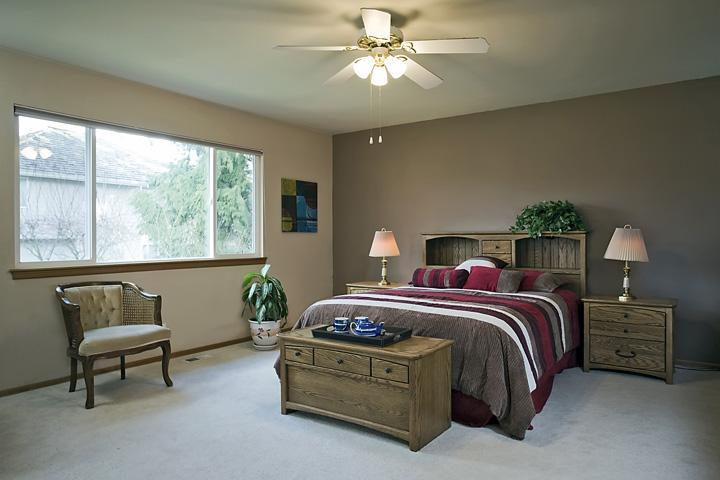
#> input picture retrieval/ADE_train_00000278.jpg, 720 x 480 px
$ python sift.py
#> lines starting #> are read from the running program, lines starting #| are printed output that depends on the picture
### retrieval/query_expansion_transformations.py
import cv2
import numpy as np


class QueryTransformer():
    def __init__(self):
        pass

    def rotate_image(self, image, rotation_angle=0):
        image_center = tuple(np.array(image.shape[1::-1]) / 2)
        rot_mat = cv2.getRotationMatrix2D(image_center, rotation_angle, 1.0)
        result = cv2.warpAffine(image, rot_mat, image.shape[1::-1], flags=cv2.INTER_LINEAR)
        return result

    def flip_image(self, image, flip_code):
        # flip_code: 0=flip_vertical, 1=flip_horizontal, -1=flip_both
        flipped_img = cv2.flip(image, flip_code)
        return flipped_img

    def scale_img(self, image, scale_factor):
        H = image.shape[0]
        W = image.shape[1]
        dim = ((int)(W * scale_factor), (int)(H * scale_factor))
        resized_img = cv2.resize(image, dim, interpolation=cv2.INTER_AREA)
        return resized_img

    # applying grabcut on the image
    # [8 lines left out: function extract_query_foreground, not called in this run]

### retrieval/sift.py
import cv2 as cv
import numpy as np
from matplotlib import pyplot as plt
import os
import json
from retrieval.query_expansion_transformations import QueryTransformer

class Retrieval_sift():
    def __init__(self, dataset_path = 'kaggle_dataset_folder_jpg', grabcut_path = 'grabcut_kaggle_dataset_folder', ann_path = 'Annotations_Kaggle.json'):
        self.dataset_path = dataset_path
        self.grabcut_path = grabcut_path
        self.ann_path = ann_path

    #preparazione immagine sui cui fare retrieval
    def load_image(self, box, img):
#> called with img = 'ADE_train_00000278.jpg'
        image = cv.imread(img)
#> image is the input picture: shape (480, 720, 3); mean B, G, R 111.1, 122.3, 123.8
        x, y, width, height = int(box[0]), int(box[1]), int(box[2]) - int(box[0]), int(box[3]) - int(box[1])
        rect = (x, y, width, height)
        mask = np.zeros(image.shape[:2], np.uint8)
        bgdModel = np.zeros((1, 65), np.float64)
        fgdModel = np.zeros((1, 65), np.float64)
        cv.grabCut(image, mask, rect, bgdModel, fgdModel, 5, cv.GC_INIT_WITH_RECT)
        mask2 = np.where((mask == 2) | (mask == 0), 0, 1).astype('uint8')
        image = image * mask2[:, :, np.newaxis]
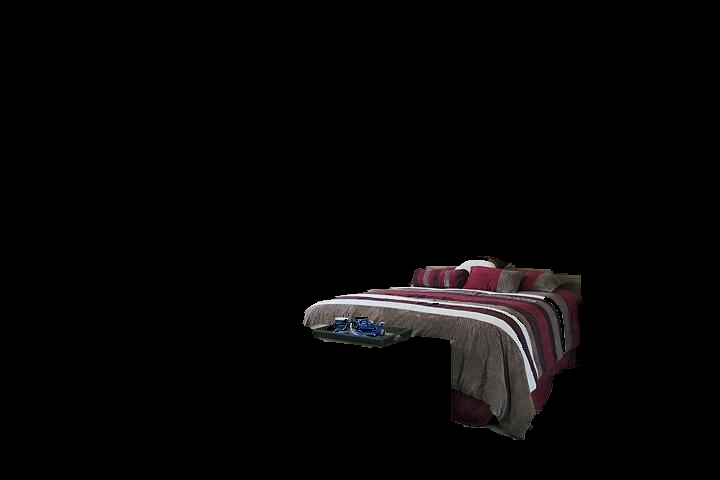
#> image: shape (480, 720, 3); mean B, G, R 5.8, 5.6, 6.6
        crop_img = image[y:y + height, x:x + width]
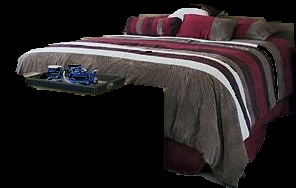
#> crop_img: shape (188, 296, 3); mean B, G, R 35.9, 34.9, 40.8
        plt.imshow(crop_img), plt.colorbar(), plt.show()
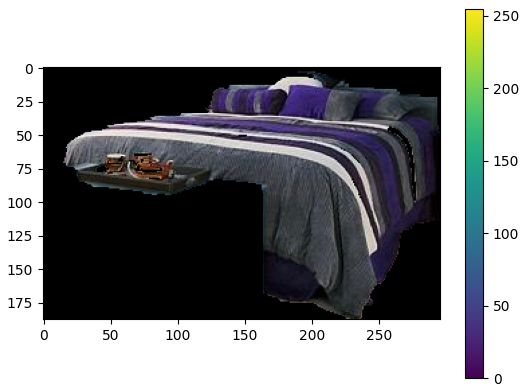
#> figure drawn by matplotlib, 2 panels; B, G, R data is drawn as R, G, B

        return crop_img

    #function which implements the retrieval
    def retrieval(self, image, label):

        gs = QueryTransformer()

        obj_list = []
        num_good = []

        #applying geometric transformation to the image
        transformed = []
        transformed.append(image)
        transformed.append(gs.flip_image(image, 1))
#> in flip_image, `flipped_img = cv2.flip(image, flip_code)`:
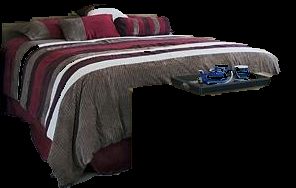
#> flipped_img: shape (188, 296, 3); mean B, G, R 35.9, 34.9, 40.8
        transformed.append(gs.rotate_image(image, 10))
#> in rotate_image, `result = cv2.warpAffine(image, rot_mat, image.shape[1::-1], flags=cv2...`:
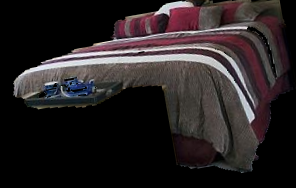
#> result: shape (188, 296, 3); mean B, G, R 35.9, 34.8, 40.7
        transformed.append(gs.rotate_image(image, -10))
#> call 2 of rotate_image, with rotation_angle = -10
#> in rotate_image (call 2), `result = cv2.warpAffine(image, rot_mat, image.shape[1::-1], flags=cv2...`:
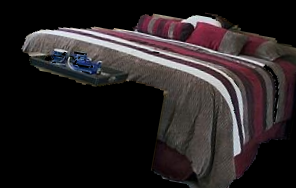
#> result: shape (188, 296, 3); mean B, G, R 35.5, 34.5, 40.3
        transformed.append(gs.scale_img(image, 1.5))
        transformed.append(gs.scale_img(image, 0.5))
#> call 2 of scale_img, with scale_factor = 0.5
#> in scale_img (call 2), `resized_img = cv2.resize(image, dim, interpolation=cv2.INTER_AREA)`:
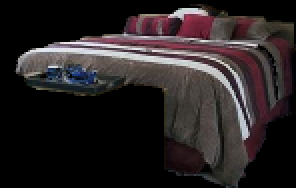
#> resized_img: shape (94, 148, 3) (shown 2 times larger); mean B, G, R 36, 34.9, 40.8

        print("Calcolando i SIFT...")

        data = json.load(open(self.ann_path))
#> (reads Retrieval_Dataset/Annotations_Kaggle.json from the repository)

        des = []
        kp = []

        #compute SIFT for images of the correct class of Retrieval Dataset
        for im in data:

            if im["annotations"][0]["label"] == label:

                # ho aggiunto questo path
                path = self.grabcut_path + '/' + label
                path2 = os.path.join(path, im["image"])

                if os.path.isfile(path2):
                    obj_list.append(im["image"])

                    img2 = cv.imread(path2, cv.COLOR_BGR2RGB)
                    gray_2 = cv.cvtColor(img2, cv.COLOR_RGB2GRAY)

                    sift = cv.SIFT_create()

                    kp2, des2 = sift.detectAndCompute(gray_2, None)
                    kp.append(kp2)
                    des.append(des2)

                    # code to draw keypoints on the image
                    #test2 = cv.drawKeypoints(img2, kp2, None, flags=cv.DRAW_MATCHES_FLAGS_DRAW_RICH_KEYPOINTS)
                    #plt.imshow(test2)
                    #plt.show()


        #compute SIFT for the image and its transformations then compare them with images of the dataset
        for img in transformed:
            gray_l = cv.cvtColor(img, cv.COLOR_RGB2GRAY)
            sift = cv.SIFT_create()
            kp1, des1 = sift.detectAndCompute(gray_l, None)
            test = cv.drawKeypoints(img, kp1, None, flags=cv.DRAW_MATCHES_FLAGS_DRAW_RICH_KEYPOINTS)
            plt.imshow(test)
            plt.title("keypoints arredo immagine principale")
            plt.show()


            for kp2, des2, img2 in zip(kp, des, obj_list):
                # cv2.BFMatcher() takes the descriptor of one feature in first set
                # and is matched with all other features in second set using some distance calculation.
                # And the closest one is returned.
                bf = cv.BFMatcher()
                matches = bf.knnMatch(des1, des2, k=2)

                good = []
                for m, n in matches:
                    if m.distance < 0.75 * n.distance:
                        good.append([m])
                num_good.append(len(good))

                # [5 lines of commented-out code are left out]

        return obj_list, num_good

    #print retrieval results
    def print_results(self, obj_list, num_good, label):
        # sum (for each image) of scores obtained with different geometric transformations
        num_good = np.reshape(num_good, [6, -1])
        num_good = num_good.sum(axis=0)

        #print scores of images
        for i, img in enumerate(obj_list):
            print(str(img) + '\t' + str(num_good[i]))
        num_good = np.array(num_good)

        # Select only the best 3 results
        num_good_sorted = num_good.argsort()

        best = []
        print(obj_list)
        for i, img in enumerate(obj_list):
            if i in num_good_sorted[-5:]:
                path = self.dataset_path + '/' + label + '/'

                best.append(str(img))
                path = os.path.join(path, img)
                img = cv.imread(path, cv.COLOR_BGR2RGB)
                plt.imshow(img)
                plt.show()

        print("Le migliori cinque corrispondenze: " + str(best))


#esempio
rs = Retrieval_sift()
bounding_box = [287, 252, 583, 440]
my_image = rs.load_image(bounding_box, 'ADE_train_00000278.jpg')
obj_list, num_good = rs.retrieval(my_image, "bed")
rs.print_results(obj_list, num_good, "bed")
